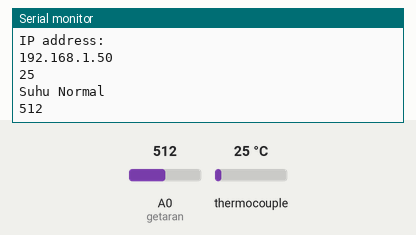
Simulated run of this sketch. Board: ESP8266 (NodeMCU). Shown: the last lines printed to the serial monitor. Inputs (shaded band) come from the test bench; at power-on: thermocouple 25 °C, A0 (getaran) = 512. WiFi joins after 1.5 s; servers stay silent unless stated; uploads are accepted with an empty reply.

Above: at 5.2 s.
5.3 s: thermocouple set to 21 °C
At 6.4 s:
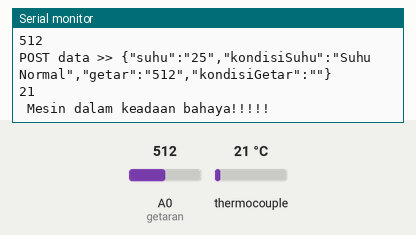
16.2 s: A0 (getaran) set to 103
At 17.2 s:
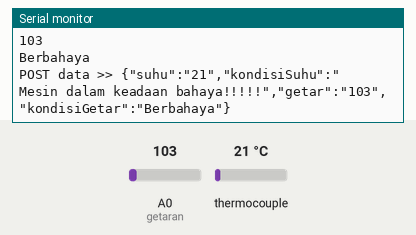
18.7 s: A0 (getaran) set to 88
At 21.0 s:
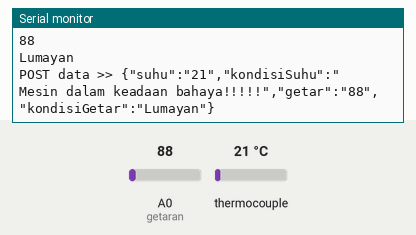
Timing chart, 0 to 22.5 s (numbered marks = the images above; inputs shaded):
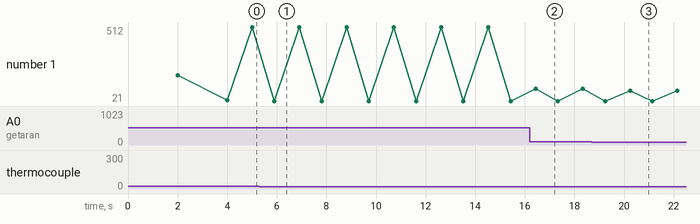

The sketch:

FIXXXX_HABIS.ino
```cpp
// NodeMCU esp8266 save data to mysql database with POST methode
#include <ESP8266WiFi.h>
#include <ESP8266HTTPClient.h>
#include <ArduinoJson.h>
#include "max6675.h"

//max6675
byte thermoDO = 4;
byte thermoCS = 5;
byte thermoCLK = 16;

//pin sensor
const int getaran = A0;

const char* ssid = "IRTEK2022_ext";
const char* password = "n47sfm6F";

//init sensor
int suhucelcius;
int dataGetar;

String messagesuhu;
String messagegetar;

MAX6675 thermocouple(thermoCLK, thermoCS, thermoDO);
WiFiClient wifiClient;

//WIFI INIT
void initWiFi(){
  WiFi.mode(WIFI_STA);
  WiFi.begin(ssid, password);
    int i=0;
    while(WiFi.status() != WL_CONNECTED){
      Serial.print(".");
      delay(1000);
    }
  Serial.println("");
  Serial.println("WiFi connected");
  Serial.println("IP address: ");
  Serial.println(WiFi.localIP());
  Serial.println();
  delay(2000);
}

void suhu () {
  suhucelcius = thermocouple.readCelsius();

  if (suhucelcius >= 25 && suhucelcius <= 90) {
    messagesuhu = "Suhu Normal";
  }

  else if (suhucelcius >= 90 && suhucelcius <= 96) {
    messagesuhu = " Mesin dalam keadaan waspada";

  }

  else {
    messagesuhu = " Mesin dalam keadaan bahaya!!!!!";
  }

  Serial.println(suhucelcius);
  Serial.println(messagesuhu);
  // For the MAX6675 to update, you must delay AT LEAST 250ms between reads!
  delay(1000);
}

void getar () {
  dataGetar = analogRead (getaran);

  const int netral = 31;
  const int batas_satu = 62;
  const int batas_dua = 95;
  const int maxGetar = 126;

  if (dataGetar > 0 && dataGetar < netral) {
    messagegetar = "Aman";
  }

  else if (dataGetar > netral && dataGetar < batas_satu) {
    messagegetar = "Diperbolehkan";
  }

  else if (dataGetar > batas_satu && dataGetar < batas_dua) {
    messagegetar = "Lumayan";
  }

  else if (dataGetar > batas_dua && dataGetar < maxGetar) {
    messagegetar = "Berbahaya";
  }

  Serial.println(dataGetar);
  Serial.println(messagegetar);
  delay(200);

}

void insertAPI(int getar, String kondisiGetar, int suhu, String kondisiSuhu){
  if ((WiFi.status() == WL_CONNECTED)) {
    WiFiClient client;
    HTTPClient http;

    StaticJsonDocument<200> doc;
    String url, nodemcuData;

    //equate with your computer's IP address and your directory application
    // C:\xampp\htdocs\arducoding_tutorial\nodemcu_log\webapi\api\create.php
     // url ="http://192.168.100.179/Tugasakhir_Larassanti/api/apisuhu.php";
   url ="http://ec2-34-201-78-219.compute-1.amazonaws.com/test.php";

    doc["suhu"] = String(suhu);
    doc["kondisiSuhu"] = String(kondisiSuhu);
    doc["getar"] = String(getar);
    doc["kondisiGetar"] = String(kondisiGetar);

    http.begin(client,url);
    http.addHeader("Content-Type", "application/json");

    serializeJson(doc, nodemcuData);
    Serial.print("POST data >> ");
    Serial.println(nodemcuData);

    int httpCode = http.POST(nodemcuData);//Send the request
    String payload;
    if (httpCode > 0) { //Check the returning code
        payload = http.getString();   //Get the request response payload
        payload.trim();
        if( payload.length() > 0 ){
           Serial.println(payload + "\n");
        }
    }

    http.end();   //Close connection
  }else{
    Serial.print("Not connected to wifi ");
    Serial.println(ssid);
  }

}

void setup() {
  Serial.begin(115200);
  initWiFi();
  pinMode(getaran, INPUT);


}
void loop() {

  suhu();
  getar();
  insertAPI(dataGetar, messagegetar, suhucelcius, messagesuhu);
  delay(500); //interval 5 minute

}
```

Measured:
- the behaviour switches between 25 and 24 °C on thermocouple (found by bisection; images 0 and 1)
- the behaviour switches between 95 and 94 on A0 (getaran) (found by bisection; images 2 and 3)
- after the input at 5.3 s, the serial monitor: prints a new line after 0.61 s (image 1)
- after the input at 16.2 s, the serial monitor: prints a new line after 0.23 s (image 2)
- after the input at 18.7 s, the serial monitor: prints a new line after 1.5 s (image 3)
- plotted number 1: 512 → 21 after the input at 5.3 s, 21 → 103 after the input at 16.2 s, 103 → 88 after the input at 18.7 s
